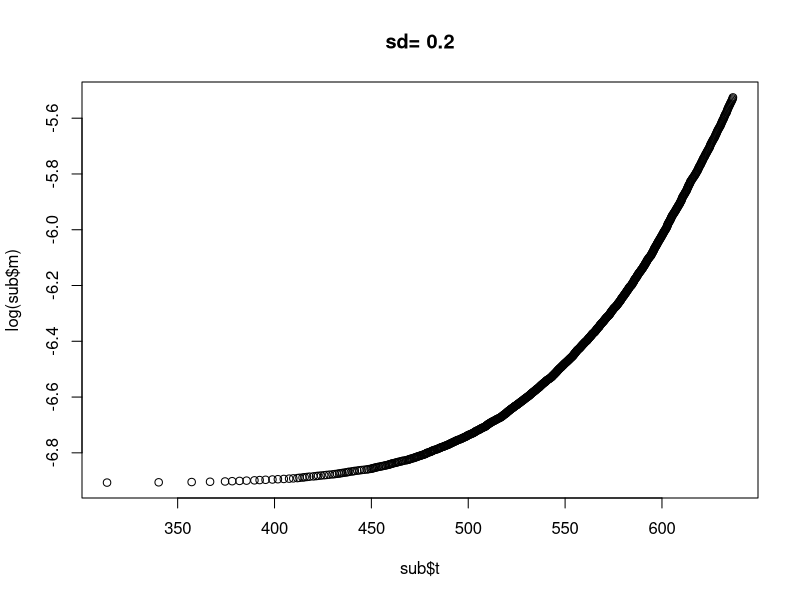
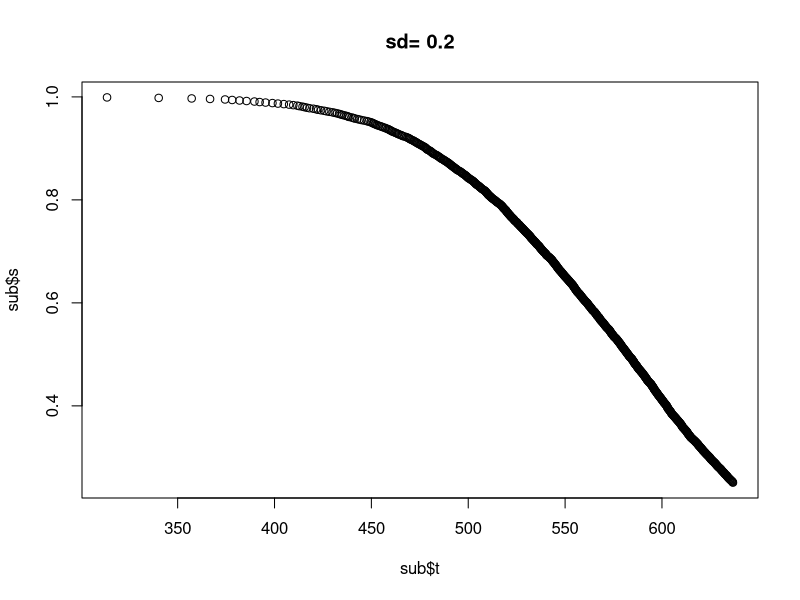

Recreate these plots in R, in order.
# 2012, March 28, 
# Use log-normal distribution to generate exponential rates
# Plan:
# simulated the life span of each elelment
# the maximal element is the life span of each block
# the minimum block lifespan is the life span of the system
# repeat for all systems (individuals in a population)

rm(list=ls());

calculate.s.m = function( lifespan, bin.size=10 ){ #lifespan is simulated data
   my.data = sort( lifespan[!is.na(lifespan)] );
   my.max = max(my.data)
   my.interval.size = bin.size
   deathFreq = c(NA, NA)
   for ( i in 1:round(length(my.data) / my.interval.size))  {
     sub = my.data[ ((i-1)* my.interval.size + 1) : (i* my.interval.size) ]
     deathFreq = rbind( deathFreq, c(mean(sub, na.rm=T), my.interval.size) )
   }
   deathFreq = data.frame(deathFreq)
   deathFreq = deathFreq[-1,] #remove NA
   #deathFreq       = table( my.data )
   deathCumulative = deathFreq
   for( i in 2:length(deathFreq[,1])) {
        deathCumulative[i, 2] = deathCumulative[i-1, 2] + deathCumulative[i, 2]                
   }
   tot = length(my.data)
   s = 1 - deathCumulative[,2]/tot
   currentLive  = tot - deathCumulative[,2]        
   m =  deathFreq[,2] / currentLive; 

   #list( s=s, t=unique(my.data));
   #ret = data.frame( cbind(s, m, unique(my.data)));
   ret = data.frame( cbind(s, m, deathFreq[,1]) );
   names(ret) = c("s", "m", "t");
   ret;
}

#test
lifespan = rnorm(1000, mean=100, sd=10)
ret = calculate.s.m(lifespan)


m = 10;  # numOfBlocks in a system
Npop = 1E4; # numOfSystems (individuals) 
mymean = 0.1; 
#mysds = c(0.1, 0.3, 0.5, 1, 1.3, 1.5);
mysds = c(0.2);

for ( mysd in mysds) { #sd loop

  #containers
  SystemAges = numeric(Npop);#store the lifespan for all individuals 
  BlockAges = numeric(m) #buffer for temporary storage
 
 for( i in 1: Npop){  # i-th individual in the population
   
   n = rpois(m, 50); # numOfElements for each individual
   # this can be changed to power-law distribution

   for( j in 1:m) {#Block loop
     #mu.vec strores the constant failure rates of elements
     #We are not sure whether mu.vec should be inside of Nop loop
     #mu.vec = rlnorm(n[j], mean=0.005, sd=1) #Element constant mortality rates
     
     #In GG01 paper, mu.vec are the same. 
     mu.vec = rep(0.005, n[j])
     
     ElementAges =  rexp(n[j], rate=mu.vec);    
     
     #maximum of elelementAges -> BlackAges
     BlockAges[j] = round( max(ElementAges), 1 );  
  }
  SystemAges[i] = min(BlockAges)  
 }

tb = calculate.s.m( SystemAges )
#sub = tb[1:floor(length(tb[,1])/4), ]
sub = tb[ tb$s > 0.25, ]
#with( sub, plot( m ~ t))
#with( sub, plot( s~ t ))

sub$m[sub$m==0] = NA;  #remove zero for log operations
plot (log(sub$m) ~ sub$t, main = paste("sd=", mysd) ) #plot the mortality ~ age
#m = with( sub, lm( log(m) ~ t) ); # linear regression
#m = lm( log(sub$m[sub$t<7]) ~ sub$t[sub$t<7] )
#abline(m, col="red")
#summary(lm( log(sub$m) ~ sub$t))

plot( sub$s ~ sub$t, main=paste("sd=", mysd) )

} #sd loop

#x axis is time, y axis is viability
#where log(sub$m) refers to failure rate graph
#where sub$s refers to viability graph
